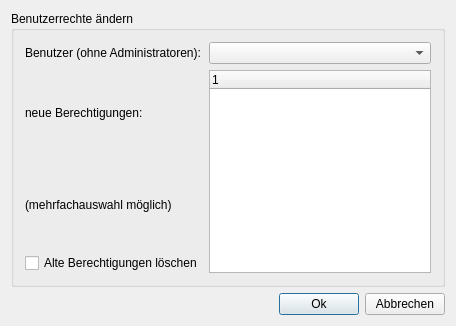
<ui version="4.0" >
 <class>RechteAnpassenClass</class>
 <widget class="QDialog" name="RechteAnpassenClass" >
  <property name="geometry" >
   <rect>
    <x>0</x>
    <y>0</y>
    <width>456</width>
    <height>326</height>
   </rect>
  </property>
  <property name="windowTitle" >
   <string>RechteAnpassen</string>
  </property>
  <layout class="QGridLayout" >
   <item row="0" column="0" >
    <widget class="QGroupBox" name="groupBox" >
     <property name="title" >
      <string>Benutzerrechte ändern</string>
     </property>
     <layout class="QGridLayout" >
      <item row="0" column="0" >
       <widget class="QLabel" name="label" >
        <property name="text" >
         <string>Benutzer (ohne Administratoren):</string>
        </property>
       </widget>
      </item>
      <item row="0" column="1" >
       <widget class="QComboBox" name="comboBox" />
      </item>
      <item row="1" column="0" >
       <layout class="QVBoxLayout" >
        <item>
         <widget class="QLabel" name="label_6" >
          <property name="text" >
           <string>neue Berechtigungen:</string>
          </property>
         </widget>
        </item>
        <item>
         <widget class="QLabel" name="label_7" >
          <property name="text" >
           <string>(mehrfachauswahl möglich)</string>
          </property>
         </widget>
        </item>
        <item>
         <widget class="QCheckBox" name="altCheckBox" >
          <property name="text" >
           <string>Alte Berechtigungen löschen</string>
          </property>
         </widget>
        </item>
       </layout>
      </item>
      <item row="1" column="1" >
       <widget class="QTreeWidget" name="streckenTreeWidget" >
        <column>
         <property name="text" >
          <string>1</string>
         </property>
        </column>
       </widget>
      </item>
     </layout>
    </widget>
   </item>
   <item row="1" column="0" >
    <layout class="QHBoxLayout" >
     <item>
      <spacer>
       <property name="orientation" >
        <enum>Qt::Horizontal</enum>
       </property>
       <property name="sizeHint" >
        <size>
         <width>40</width>
         <height>20</height>
        </size>
       </property>
      </spacer>
     </item>
     <item>
      <widget class="QPushButton" name="okButton" >
       <property name="text" >
        <string>Ok</string>
       </property>
      </widget>
     </item>
     <item>
      <widget class="QPushButton" name="canButton" >
       <property name="text" >
        <string>Abbrechen</string>
       </property>
      </widget>
     </item>
    </layout>
   </item>
  </layout>
 </widget>
 <layoutdefault spacing="6" margin="11" />
 <resources/>
 <connections/>
</ui>
